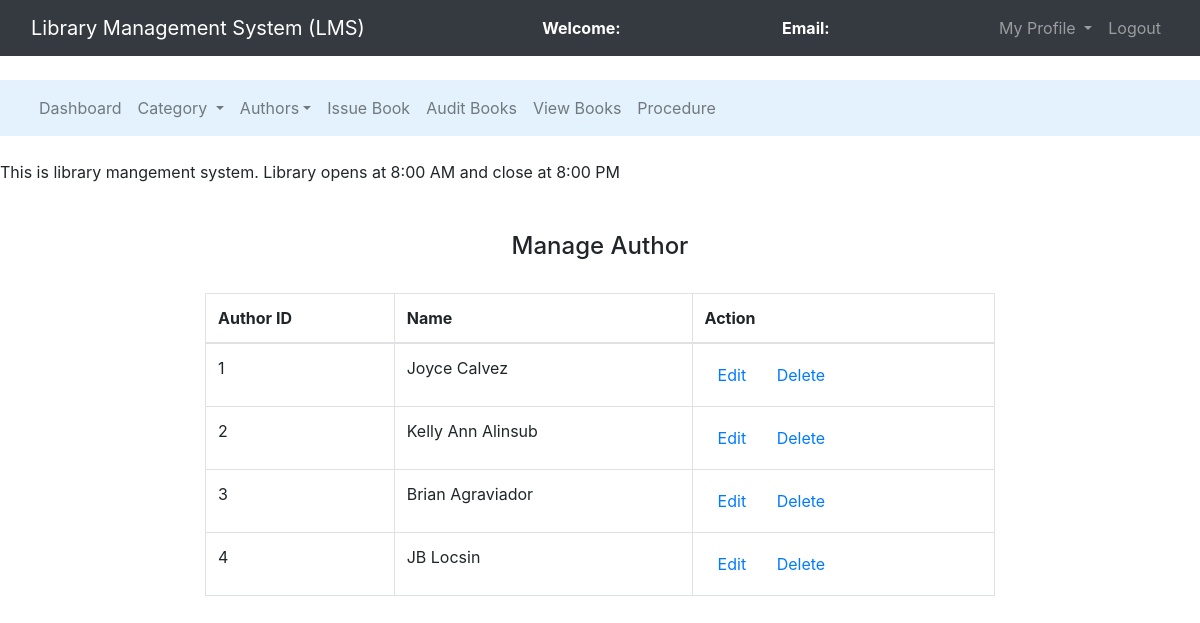
Screenshot of /admin/manage_author.php with the database file from the repository.
### tables this page shows
CREATE TABLE `authors` (
  `author_id` int(11) NOT NULL,
  `author_name` varchar(255) NOT NULL
);

### admin/manage_author.php (the view, shortened to what this page needs)
<!DOCTYPE html>
<html>
<head>
	<link rel="stylesheet" type="text/css" href="../bootstrap-4.4.1/css/bootstrap.min.css">
</head>
<body>
	<nav class="navbar navbar-expand-lg navbar-dark bg-dark">
		<div class="container-fluid">
			<div class="navbar-header">
				<a class="navbar-brand" href="admin_dashboard.php">Library Management System (LMS)</a>
			</div>
			<font style="color: white"><span><strong>Welcome: <?php echo $_SESSION['name'];?></strong></span></font>
			<font style="color: white"><span><strong>Email: <?php echo $_SESSION['email'];?></strong></font>
		    <ul class="nav navbar-nav navbar-right">
		      <li class="nav-item dropdown">
	        	<a class="nav-link dropdown-toggle" data-toggle="dropdown">My Profile </a>
		      </li>
		      <li class="nav-item">
		        <a class="nav-link" href="../logout.php">Logout</a>
		      </li>
		    </ul>
		</div>
	</nav><br>
	<nav class="navbar navbar-expand-lg navbar-light" style="background-color: #e3f2fd">
		<div class="container-fluid">
		    <ul class="nav navbar-nav navbar-center">
		      <li class="nav-item">
		        <a class="nav-link" href="admin_dashboard.php">Dashboard</a>
		      <li class="nav-item dropdown">
	        	<a class="nav-link dropdown-toggle" data-toggle="dropdown">Category </a>
		      </li>
		      <li class="nav-item dropdown">
	        	<a class="nav-link dropdown-toggle" data-toggle="dropdown">Authors</a>
		      </li>
	          <li class="nav-item">
		        <a class="nav-link" href="issue_book.php">Issue Book</a>
		      </li>
			  <li class="nav-item">
                    <a class="nav-link" href="audit_books.php">Audit Books</a>
                </li>
				<li class="nav-item">
		        <a class="nav-link" href="view_page.php">View Books</a>
		      </li>
			  </li>
                <li class="nav-item">
		        <a class="nav-link" href="procedure.php">Procedure</a>
		      </li>
		    </ul>
		</div>
	</nav><br>
	<span><marquee>This is library mangement system. Library opens at 8:00 AM and close at 8:00 PM</marquee></span><br><br>
		<center><h4>Manage Author</h4><br></center>
		<div class="row">
			<div class="col-md-2"></div>
			<div class="col-md-8">
				<table class="table table-bordered table-hover">
					<thead>
						<tr>
							<th>Author ID</th>
							<th>Name</th>
							<th>Action</th>
						</tr>
					</thead>
					<?php
						$connection = mysqli_connect("localhost","root","");
						$query = "select * from authors";
						$query_run = mysqli_query($connection,$query);
						while ($row = mysqli_fetch_assoc($query_run)){
							?>
							<tr>
								<td><?php echo $row['author_id'];?></td>
								<td><?php echo $row['author_name'];?></td>
								<td><button class="btn"><a href="edit_author.php?aid=<?php echo $row['author_id'];?>">Edit</a></button>
								<button class="btn"><a href="delete_author.php?aid=<?php echo $row['author_id'];?>">Delete</a></button></td>
							</tr>
							<?php
						}
					?>
				</table>
			</div>
			<div class="col-md-2"></div>
		</div>
</body>
</html>

### rows the page displays
authors: author_id "1", author_name "Joyce Calvez"
authors: author_id "2", author_name "Kelly Ann Alinsub"
authors: author_id "3", author_name "Brian Agraviador"
authors: author_id "4", author_name "JB Locsin"
